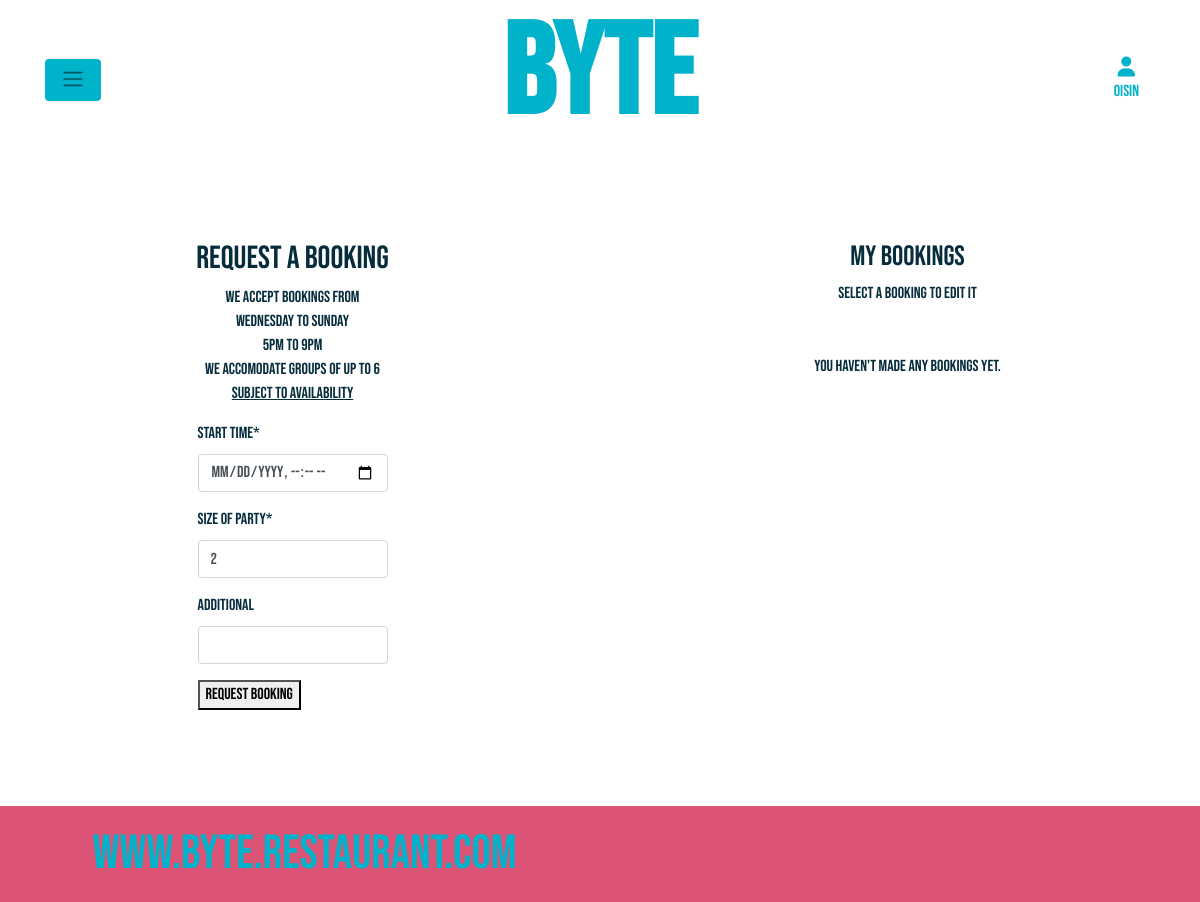
Before: /bookings/bookings/ (signed in) with the older database file.
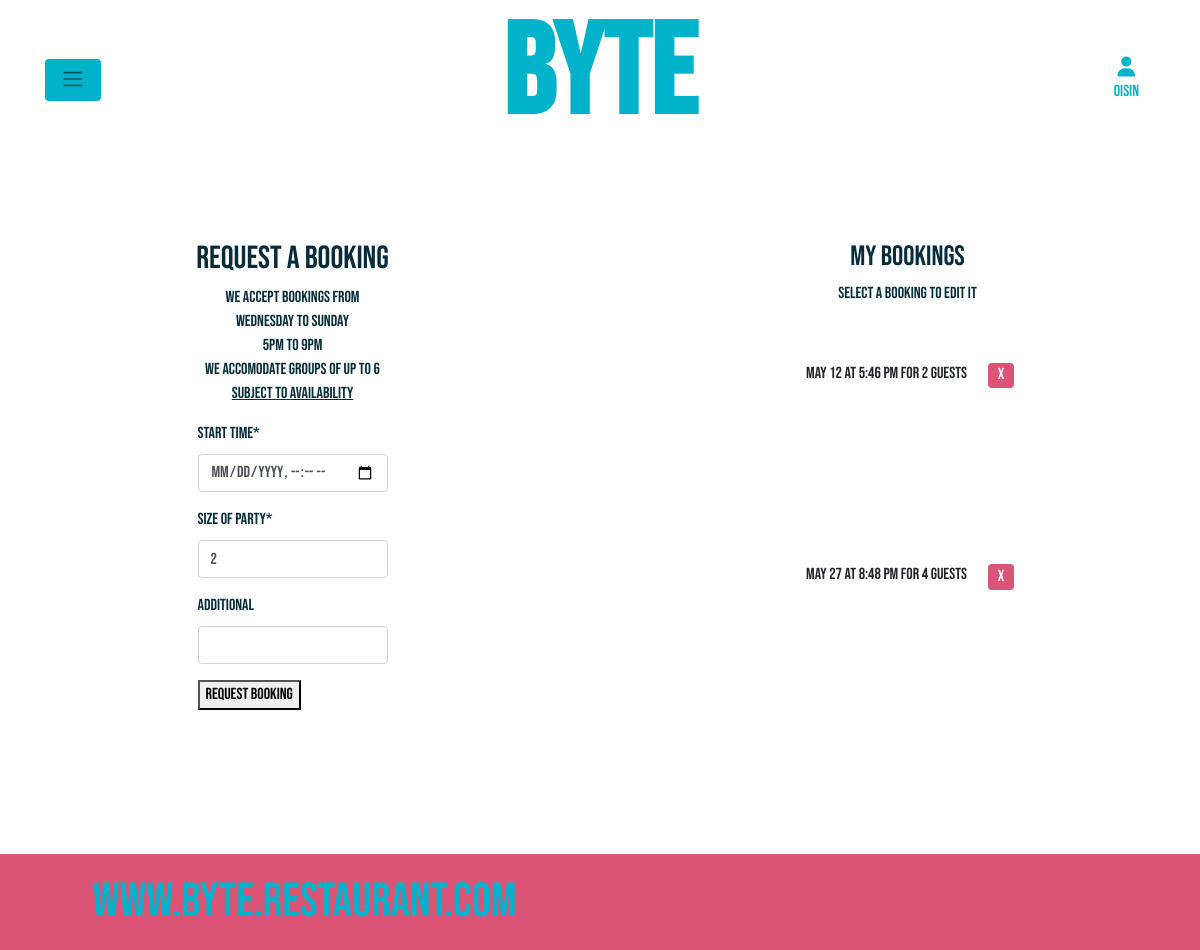
After: the same page with the newer database file.
### bookings/models.py (models this page shows, shortened)
class Booking(models.Model):
    table = models.ForeignKey(Table, on_delete=models.CASCADE, null=True)
    start_time = models.DateTimeField()
    end_time = models.DateTimeField(null=True)
    user = models.ForeignKey(User, on_delete=models.CASCADE)
    size_of_party = models.IntegerField()
    additional = models.CharField(max_length=200, blank=True, null=True)
    email = models.EmailField(null=True)
    booking_id = models.CharField(max_length=10, null=True)
    """Returns the reader friendly version of the booking"""

### bookings/views.py (the view)
# urls.py: path('bookings/', views.bookings, name='bookings'),
def bookings(request, booking_id=None):
    successful_bookings = []
    """Initialises the booking variable to none, looks for new id"""
    booking = None
    if booking_id:
        booking = get_object_or_404(Booking, id=booking_id)
    """Code triggeered by form submission.
        Saves instance of the form as the booking variable,
        takes in the current user."""
    if request.method == 'POST':
        form = BookingForm(request, request.POST, instance=booking)
        if form.is_valid():
            booking = form.save(commit=False)
            booking.user = request.user
            """Validate start time and add error if fails"""
            start_time = form.cleaned_data['start_time']
            if start_time < timezone.now():
                form.add_error('start_time',
                               "Whoops! You're already late"
                               " for dinner. "
                               "Choose a day that hasn't happened yet."
                               )
            """Generates end time from start time for use by availabilities
                model to create a time slot"""
            end_time = start_time + timedelta(minutes=105)
            size_of_party = form.cleaned_data['size_of_party']
            """Order tables by size so that the smallest suitable
                table possible is selected first"""
            tables = Table.objects.filter(size__gte=size_of_party) \
                .order_by('size')
            """Checks if booking request clashes with existing booking slot"""
            for table in tables:
                table_availabilities = TableAvailability.objects.filter(
                    table=table,
                    start_time__lt=end_time,
                    end_time__gt=start_time,
                )
                """If not then saves the bookings and
                    creates and saved a slot"""
                if not table_availabilities:
                    booking.table = table
                    booking.end_time = end_time
                    booking.save()
                    successful_bookings.append(booking)
                    booking_instance = Booking.objects.get(id=booking.id)
                    table_availability = TableAvailability(
                        table=table,
                        start_time=start_time,
                        end_time=end_time,
                        booking_id=booking
                    )
                    table_availability.save()
                    messages.success(request, 'Your booking has been made.')
                    return redirect('bookings')
                    """Else error handling"""
            form.add_error('size_of_party', 'No table is available'
                           ' for the requested'
                           ' time and party size.'
                           ' Please select a new time.')
        else:
            """Error handling if form invalid"""
            form.add_error(None, 'There was an error with your booking.')
    else:
        form = BookingForm(request, instance=booking)
    """Creates list of bookings not older than current date for
        logged in user"""
    current_bookings = Booking.objects.filter(
        Q(start_time__gte=timezone.now()) | Q(
            user_id=request.user.id)).order_by('start_time')
    """Context list to call on these variables from the template"""
    context = {
        'form': form,
        'current_bookings': current_bookings,
        'successful_bookings': successful_bookings,
        'edit_booking': booking,
    }
    return render(request, 'bookings/bookings.html', context)

### bookings/templates/bookings/bookings.html (shortened to what this page needs)
{% extends "base.html" %}
{% load crispy_forms_tags %}
{% block content %}
<div class="row">
  <div class="booking-form col-md-6">
    <h2>Request a Booking</h2>
    {% if user.is_authenticated %}
    <p class="text-center">
      We accept bookings from  <br>
      Wednesday to Sunday<br>
      5pm to 9pm<br>
      We accomodate groups of up to 6<br>
      <u>Subject to Availability</u>
    </p>
    <form method="POST" id="booking-form">
      {{ form|crispy }}
      <button type="submit">Request Booking</button>
    </form>
    {% else %}
    <div>
      <p>Please
        <a href="{% url 'account_signup' %}" class="my-0 account-logo"> sign in </a>
        to make a booking</p>
    </div>
    {% endif %}
  </div>
  {% if user.is_authenticated %}
  <div class="booking-list booking-form col-md-6">
    <h3>My Bookings</h3>
    <p>Select a booking to edit it</p>
    {% for booking in current_bookings %}
      <div class="row">
        <a href="{% url 'edit_booking' booking_id=booking.id %}" class="btn">
          {{ booking.start_time|date:"M d" }} at
          {{ booking.start_time|time:"g:i A" }} for
          {{ booking.size_of_party }}
          {% if booking.size_of_party == 1 %} guest{% else %} guests{% endif %}
        </a>
        <a href="{% url 'delete_booking' booking_id=booking.id %}" class="btn delete-button">
          X
        </a>
      </div>
    {% empty %}
      <p>You haven't made any bookings yet.</p>
    {% endfor %}
  </div>
  {% endif %}
</div>
{% endblock %}

### templates/base.html (shortened to what this page needs)
{% load static %}
{% load crispy_forms_tags %}
<!doctype html>
<html lang="en">
  <head>
    {% block corecss %}
    <link rel="stylesheet" href="https://cdn.jsdelivr.net/npm/bootstrap@4.6.2/dist/css/bootstrap.min.css">
    <link rel="stylesheet" href="{% static 'css/base.css' %}">
    <link rel="stylesheet" href="https://res.cloudinary.com/dwhennrjl/raw/upload/v1686606725/static/css/base.9ab2b4e84077.css">
    {% endblock %}
</head>
<body>
    <header>
      <div class="header container d-flex justify-content-around align-items-center">
        <nav class="navbar navbar-expand-md navbar-light bg-light rounded" id="burger-icon">
          <div class="collapse navbar-collapse" id="burger-icon">
            <ul class="navbar-nav">
              <li class="nav-item dropdown">
                <a class="navbar-toggler-icon nav-link burger" href="#" id="navbarDropdownMenuLink" data-toggle="dropdown" aria-haspopup="true" aria-expanded="false">
                </a>
              </li>
            </ul>
          </div>
        </nav>
        <a href="{% url 'home' %}" class="nav-link main-logo-link mx-auto">
          <h1 class="byte">
            BYTE
          </h1>
        </a>
        <ul class="list-inline list-unstyled text-center text-lg-right my-0">
          <li class="list-inline-item dropdown">
              <a class="account-logo nav-link" href="#" id="user-options" data-toggle="dropdown" aria-haspopup="true" aria-expanded="false">
                <div class="text-center">
                    <div><i class="fas fa-user fa-lg"></i></div>
                    {% if request.user.is_authenticated %}
                    <p class="my-0">{{ user.username }}</p>
                    {% else %}
                    <p class="my-0">My Account</p>
                    {% endif %}
                </div>
              </a>
          </li>
        </ul>
      </div>
    </header>
    <div class="messages-spacing-ghost">
    </div>
    {% block content %}
    {% endblock %}
    <footer>
      <div class="footer container d-flex justify-content-around align-items-center">
        <div>
          <a href="{% url 'home' %}" class="footer-logo">www.BYTE.Restaurant.com</a>
        </div>
        <div>
          <a href="https://www.facebook.com" rel="noopener" aria-label="Facebook" target="_blank">
          <i class="fab fa-facebook-square ms-3 foot-icon"></i>
          </a>
        </div>
        <div>
          <a href="https://www.instagram.com" rel="noopener" aria-label="Instagram" target="_blank">
          <i class="fab fa-instagram-square ms-3 foot-icon"></i>
          </a>
        </div>
        <div>
          <a href="https://www.twitter.com" rel="noopener" aria-label="Twitter" target="_blank">
          <i class="fab fa-twitter-square ms-3 foot-icon"></i>
          </a>
        </div>
      </div>
    </footer>
  </body>
</html>

### static/css/base.css (style rules this page uses)
html { font-size: 16px; color:rgb(16, 111, 151) !important; }
body { font-family: 'Bebas Neue'; background: url('https://res.cloudinary.com/dwhennrjl/image/upload/v1686605231/static/media/background.jpg') no-repeat center center fixed; background-size: cover; background-position: center; overflow-x: hidden; color:rgb(16, 111, 151) !important; }
.row { margin-bottom: 20vh; }
.header { height: 20vh; color: rgb(0, 178, 202); }
.footer { height: 12vh; background-color: rgb(219, 83, 117); position: fixed; left: 0; bottom: 0; width: 100%; margin-top: 5vh; max-width: 100vw; }
.footer div { font-size: 3rem; }
.footer-logo { color:rgb(0, 178, 202); }
.account-logo { color: rgb(0, 178, 202); height: 4rem; }
#burger-icon { background-color: rgb(0, 178, 202) !important; color:rgb(0, 178, 202) !important; }
.burger { color:rgb(219, 83, 117) !important; }
.byte { font-weight: 900; font-size: 8rem; color: rgb(0, 178, 202); }
.messages-spacing-ghost { height: 6vh; }
.menu p, .book p, .contact p, .menu2 p, .book2 p, .contact2 p, .foot-icon, .footer-logo:hover { background: url('https://res.cloudinary.com/dwhennrjl/image/upload/v1686605231/static/media/background.jpg') no-repeat center center fixed; background-size: cover; -webkit-background-clip: text; -webkit-text-fill-color: transparent; }
.allauth-form, .booking-form { display: flex; flex-direction: column; justify-content: center; align-items: center; background-color: rgb(255, 255, 255, 0.8); color:rgb(7, 45, 61); padding: 2rem; }
.booking-form { justify-content:flex-start; }
.delete-button { background-color:rgb(219, 83, 117) !important; color:white; margin: .5rem; max-width: 1.6rem; max-height: 1.6rem; display:flex; align-items: center; justify-content: center; }

Changed rows visible on the page:
added Booking: start_time "May 12", start_time "5:46 PM", size_of_party "2", shows "guests"
added Booking: start_time "May 27", start_time "8:48 PM", size_of_party "4", shows "guests"
Other visible differences:
text no longer shown: "You haven't made any bookings yet."
